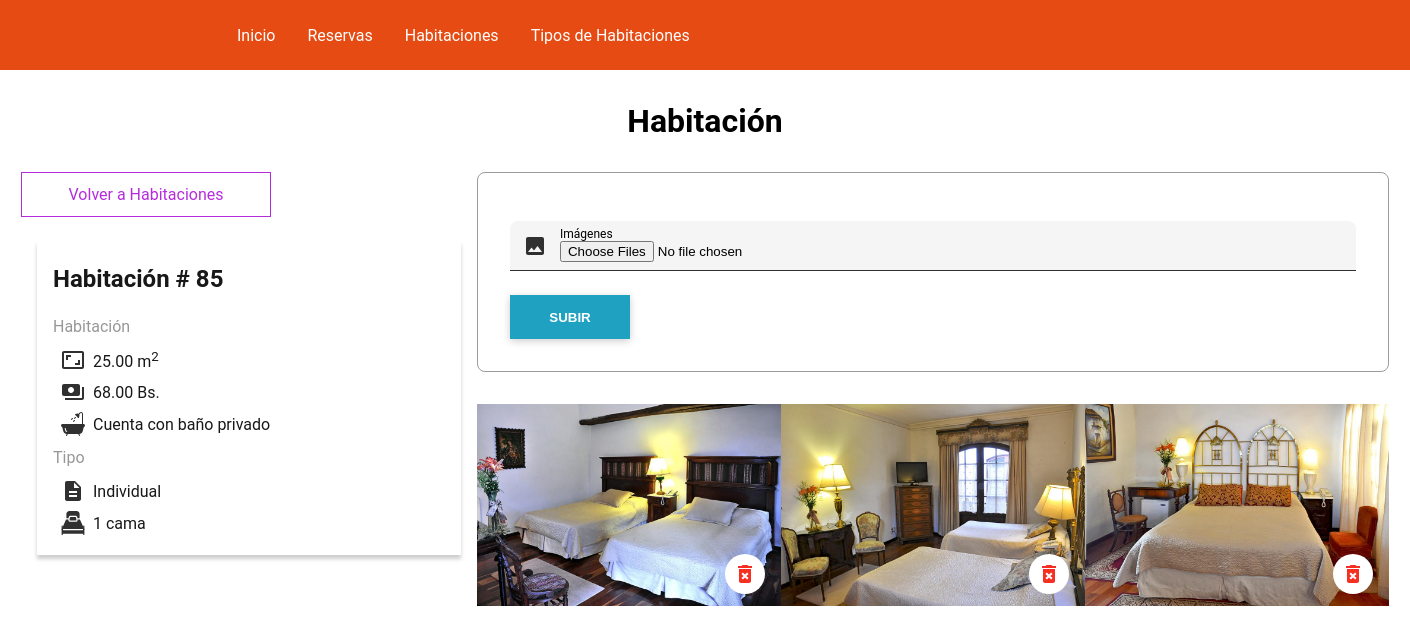
Screenshot of /rooms/show.php?id=13 with the database file from the repository.
### tables this page shows
CREATE TABLE `rooms` (
  `id` smallint(5) UNSIGNED NOT NULL,
  `number` smallint(5) UNSIGNED NOT NULL,
  `has_private_bathroom` tinyint(1) NOT NULL DEFAULT 0,
  `space` decimal(7,2) NOT NULL,
  `price` decimal(7,2) NOT NULL,
  `type_room_id` tinyint(3) UNSIGNED DEFAULT NULL
);

CREATE TABLE `type_rooms` (
  `id` tinyint(3) UNSIGNED NOT NULL,
  `description` varchar(70) NOT NULL,
  `number_beds` tinyint(3) UNSIGNED NOT NULL
);

CREATE TABLE `room_photos` (
  `id` smallint(5) UNSIGNED NOT NULL,
  `name` varchar(50) NOT NULL,
  `room_id` smallint(5) UNSIGNED NOT NULL
);

### Database.php (called while the page is built, shortened)
<?php
class Database extends mysqli
{
  public function getRoomAllInfoById($id)
  {
    $query = "SELECT r.number, r.has_private_bathroom, r.space, r.price, t.description, t.number_beds FROM rooms AS r LEFT JOIN type_rooms AS t ON r.type_room_id = t.id WHERE r.id=$id";
    $result = $this->query($query);
    $room = $result->fetch_array(MYSQLI_ASSOC);
    return $room;
  }
  public function getImagesByRoomId($roomId)
  {
    $query = "SELECT id, name FROM room_photos WHERE room_id=$roomId";
    $result = $this->query($query);
    $images = $result->fetch_all(MYSQLI_ASSOC);
    return $images;
  }
}

### rooms/show.php (the view, shortened to what this page needs)
<!DOCTYPE html>
<html lang="es">
<head>
  <link rel="stylesheet" href="./../css/style.css">
</head>
<body>
  <header class="header">
    <nav class="nav">
      <ul class="nav__list">
        <li class="nav__item">
          <a href="./../index.php" class="nav__link">Inicio</a>
        </li>
        <li class="nav__item">
          <a href="./../reservations/index.php" class="nav__link">Reservas</a>
        </li>
        <li class="nav__item">
          <a href="./../rooms/index.php" class="nav__link">Habitaciones</a>
        </li>
        <li class="nav__item">
          <a href="./../type-rooms/index.php" class="nav__link">
            Tipos de Habitaciones
          </a>
        </li>
      </ul>
    </nav>
  </header>
  <div class="container container--large">
    <?php
    if (isset($_GET['id'])) :
      $id = $_GET['id'];
      if (!empty($id)) :
        include('./../database_init.php');
        if ($room = $db->getRoomAllInfoById($id)) :
    ?>
          <h1 class="title">Habitación</h1>
          <div class="row">
            <div class="col-4">
              <a class="link link--primary" href="./index.php">Volver a Habitaciones</a>
              <div class="card">
                <div class="card__head">
                  <h2 class="card__title">Habitación # <?= $room['number'] ?></h2>
                </div>
                <div class="card__content">
                  <h3 class="card__subtitle">Habitación</h3>
                  <ul class="card__list">
                    <li class="card__item">
                      <svg class="icon card__item-icon">
                        <use xlink:href="./../assets/feather-sprite.svg#space" />
                      </svg>
                      <span class="card__item-datum">
                        <?= $room['space'] ?> m<sup>2</sup>
                      </span>
                    </li>
                    <li class="card__item">
                      <svg class="icon card__item-icon">
                        <use xlink:href="./../assets/feather-sprite.svg#price" />
                      </svg>
                      <span class="card__item-datum">
                        <?= $room['price'] ?> Bs.
                      </span>
                    </li>
                    <li class="card__item">
                      <svg class="icon card__item-icon">
                        <use xlink:href="./../assets/feather-sprite.svg#bath" />
                      </svg>
                      <span class="card__item-datum">
                        <?= $room['has_private_bathroom'] ? 'Cuenta con baño privado' : 'No cuenta baño privado' ?>
                      </span>
                    </li>
                  </ul>
                  <h3 class="card__subtitle">Tipo</h3>
                  <ul class="card__list">
                    <li class="card__item">
                      <svg class="icon card__item-icon">
                        <use xlink:href="./../assets/feather-sprite.svg#description" />
                      </svg>
                      <span class="card__item-datum">
                        <?= $room['description'] ?>
                      </span>
                    </li>
                    <li class="card__item">
                      <svg class="icon card__item-icon">
                        <use xlink:href="./../assets/feather-sprite.svg#bed" />
                      </svg>
                      <span class="card__item-datum">
                        <?= $room['number_beds'] ?> <?= $room['number_beds'] == 1 ? 'cama' : 'camas' ?>
                      </span>
                    </li>
                  </ul>
                </div>
              </div>
            </div>
            <div class="col-8">
              <form class="form form--files" action="./upload-images.php" method="post" enctype="multipart/form-data">
                <div class="field">
                  <div class="field__container-icon">
                    <svg class="icon field__icon">
                      <use xlink:href="./../assets/feather-sprite.svg#images" />
                    </svg>
                  </div>
                  <div class="field__container-input">
                    <input class="field__input field__input--file" type="file" name="images[]" id="images" placeholder="Imágenes de la habitación" accept="image/png, image/jpeg" multiple required>
                    <label for="images" class="field__label">Imágenes</label>
                  </div>
                </div>
                <input class="btn btn--primary" type="submit" value="Subir">
              </form>
              <?php
              $images = $db->getImagesByRoomId($id);
              $count = count($images);
              if (count($images) > 0) :
              ?>
                <div class="row">
                  <?php
                  $i = 1;
                  foreach ($images as $image) :
                  ?>
                    <div class="col-4">
                      <div class="picture">
                        <img class="picture__image" src="<?= "./../public/images/$id/" . $image['name'] ?>" title="Imagen habitación <?= "$i - $count" ?>" alt="Imagen habitación <?= "$i - $count" ?>">
                        <a class="link link--icon picture__link" title="Eliminar" href="./delete-image.php?id=<?= $image['id'] ?>&room_id=<?= $id ?>">
                          <svg class="icon icon--red link__icon">
                            <use xlink:href="./../assets/feather-sprite.svg#delete" />
                          </svg>
                        </a>
                      </div>
                    </div>
                  <?php
                    $i++;
                  endforeach;
                  ?>
                </div>
              <?php
              endif;
              ?>
            </div>
          </div>
        <?php
        endif;
      endif;
    endif;
    ?>
  </div>
</body>
</html>

### css/style.css (style rules this page uses)
* { box-sizing: border-box; }
body { font-family: Roboto, Helvetica, sans-serif; margin: 0; }
h1, h2, h3, p { margin: 0; }
ol, ul { margin: 0; list-style: none; padding: 0; }
li { padding: none; }
a { text-decoration: none; }
.container { max-width: 1000px; width: 1000px; margin: 0 auto; padding: 2rem 1rem; }
.container--large { max-width: 1400px; width: 1400px; }
.row { margin: 2rem 0; display: flex; flex-wrap: wrap; }
.col-4 { width: 33.3333%; }
.col-8 { width: 66.6667%; }
.title { text-align: center; margin-bottom: 2rem; }
.link { display: flex; max-width: 250px; min-width: 150px; justify-content: center; align-items: center; min-width: 120px; padding: 0.75rem 1rem; background-color: #f5f5f5; transition: background-color 0.5s ease-in-out; }
.link--primary { border: 1px solid #b42ddd; background-color: #ffffff; color: #b42ddd; }
.link--icon { display: flex; width: 40px; height: 40px; min-width: 0; border-radius: 50%; padding: 0; background: none; transition: background-color 0.5s ease-in-out; }
.icon { width: 24px; height: 24px; fill: #303030; }
.icon--red { fill: #f53022; }
.form { padding: 2rem; background-color: #ffffff; max-width: 400px; border: 1px solid #9c9c9c; border-radius: 0.5rem; }
.form--files { max-width: 100%; }
.field { height: 50px; background-color: #f5f5f5; border-radius: 0.5rem 0.5rem 0 0; border-bottom: 1px solid #303030; display: flex; margin: 1rem 0 1.5rem 0; }
.field__container-icon { width: 50px; min-width: 50px; display: flex; justify-content: center; align-items: center; }
.field__container-input { position: relative; width: 100%; }
.field__input { display: block; outline: none; border: none; background: none; height: 50px; width: 100%; padding: 1rem 1rem 0.125rem 0; }
.field__input:read-only { cursor: not-allowed; }
.field__input--file { padding: 1.25rem 1rem 0rem 0; }
.field__label { position: absolute; top: 0; font-size: 0.75rem; padding: 0.375rem 1rem 0 0; user-select: none; cursor: text; }
.btn { outline: none; border: none; padding: 0.75rem 1.25rem; min-width: 120px; height: 44px; text-transform: uppercase; background-color: #f5f5f5; color: #181818; box-shadow: 0 0.125rem 0.5rem rgba(0, 0, 0, 0.2); cursor: pointer; font-weight: bold; transition: background-color 0.5s ease-in-out; }
.btn--primary { color: #ffffff; background-color: #1fa1c2; }
.card { margin: 1.5rem 1rem; padding: 1rem; box-shadow: 0 0.25rem 0.25rem rgba(0, 0, 0, 0.2); color: #181818; transition: transform 0.5s ease; }
.card__head { display: flex; justify-content: space-between; }
.card__title { margin: 0.5rem 0 1rem 0; }
.card__subtitle { margin: 0.5rem 0; color: #979797; font-weight: 400; font-size: 1rem; }
.card__item { padding: 0.25rem 0.5rem; display: flex; align-items: center; }
.card__item-datum { padding: 0 0.5rem; }
.header { background-color: #e64b13; height: 70px; }
.nav { max-width: 1000px; width: 1000px; margin: 0 auto; padding: 0 1rem; }
.nav__list { display: flex; height: 70px; align-items: center; }
.nav__link { padding: 0.5rem 1rem; color: #ffffff; }
.picture { position: relative; }
.picture__image { width: 100%; }
.picture__link { position: absolute; bottom: 1rem; right: 1rem; background-color: #ffffff; }

### rows the page displays
rooms: number "85", space "25.00", price "68.00", type_room.description "Individual", type_room.number_beds "1"
room_photos: name (picture)
room_photos: name (picture)
room_photos: name (picture)
